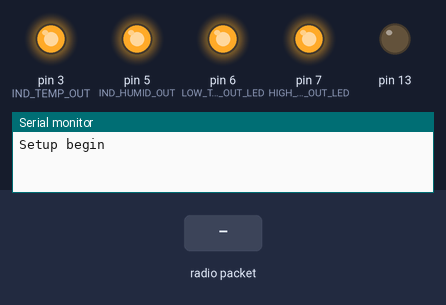
A sketch run on a simulated Arduino Uno, built with avr-gcc and run on an emulated ATmega328P. On the bench: output pins drawn as LEDs (lit = HIGH), the last lines printed to the serial monitor. The test bench sets the inputs (shaded band). No radio packets arrive unless stated.

Above: at 3.9 s.
At 5.9 s:
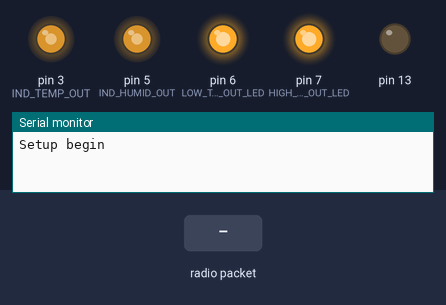
At 15.0 s:
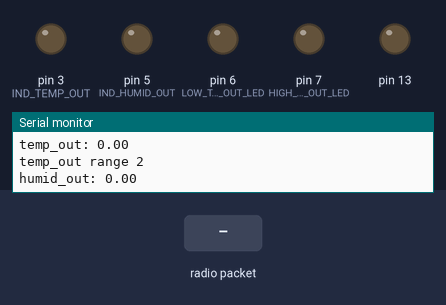
15.1 s: radio packet "1" arrives
Timing chart, 0 to 18.1 s (numbered marks = the images above; inputs shaded):
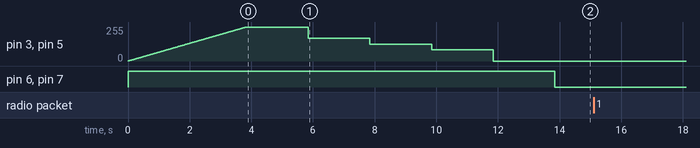

The sketch:

meteo_out.ino
```cpp
// Uncomment define DEBUG line to build with debug logs (on serial)
// This line MUST be before meteo_common.h include to make any effect
#define DEBUG

#include <VirtualWire.h> // 433MHz receiver. This library will disable PWM on pins 9 and 10.
#include <meteo_common.h> // Common function for meteo


/*
Used Arduino ports:

| Port |       Purpose     | Desc.                         |
+------+-------------------+-------------------------------+
|   3  |      temp out IND | PWM - temp out indicator      |
|   5  |     humid out IND | PWM - humid out indicator     |
|   6  |  low temp out LED |                               |
|   7  | high temp out LED |                               |
|   8  |   433MHz receiver |                               |
+------+-------------------+-------------------------------+
| *GND |           5 x GND | 2xLED, 2xIND, 433MHz rec.     |
+------+-------------------+-------------------------------+
| *+5V |  1 x power supply | 433MHz rec.,                  |
+------+-------------------+-------------------------------+
 (*) Ground and +5V can be taken directly from power supply
*/


// LEDs
#define LOW_TEMP_OUT_LED   6
#define HIGH_TEMP_OUT_LED  7


// INDICATORS (need PWM)
#define IND_TEMP_OUT   3
#define IND_HUMID_OUT  5


// 433MHz Receiver
#define RECEIVER_PIN 8 // was 12
int receive_data (float *temp_out, float *humid_out);


// These values will keep last values from remote sensor
// In every loop if remote connetion is lost (no or corrupted data is received)
// out_last_count will be incremented, and the last correctly received value
// will be used. If out_last_count will be bigger than last_count_max, the we
// assume that connection with remote is lost for good, and set *_last_val to 0 -
// - which should means 'sorry no data from remote sensor'.
float temp_out_last_val = 0;
float humid_out_last_val = 0;
int temp_out_last_count = 0;
int humid_out_last_count = 0;
const int last_count_max = 10;


// Calibration of indicators - values on which the pointer reach maximum on scale.
// Notice: zero value should be (manually) calibrated to point 0 on scale.
const int calib_max_temp  = 255;
const int calib_max_humid = 255;

void setup ()
{
    #ifdef DEBUG
    // Open serial port for debug
    Serial.begin(9600);
    LOGLN("Setup begin");
    #endif

    // LEDs
    pinMode(DEBUG_LED,         OUTPUT);
    pinMode(LOW_TEMP_OUT_LED,  OUTPUT);
    pinMode(HIGH_TEMP_OUT_LED, OUTPUT);

    // Indicators
    pinMode(IND_TEMP_OUT,  OUTPUT);
    pinMode(IND_HUMID_OUT, OUTPUT);

    //diagnostic setup
    digitalWrite(LOW_TEMP_OUT_LED,  HIGH);
    digitalWrite(HIGH_TEMP_OUT_LED, HIGH);
    int tab[]       = {IND_TEMP_OUT, IND_HUMID_OUT, -1};
    int tab_calib[] = {calib_max_temp, calib_max_humid, -1};
    diagnostic_setup(tab, tab_calib);
    digitalWrite(LOW_TEMP_OUT_LED,  LOW);
    digitalWrite(HIGH_TEMP_OUT_LED, LOW);

    // receiver setup
    vw_set_rx_pin(RECEIVER_PIN);
    vw_setup(1000);
    vw_rx_start();

    // turn off debug LED
    digitalWrite(DEBUG_LED, LOW);

    temp_out_last_val  = temp_out_1;
    humid_out_last_val = humid_min;
    temp_out_last_count = 0;
    humid_out_last_count = 0;

    LOGLN("Setup end");
}


void loop ()
{
    LOGLN("Loop");

    float temp_out  = 0;
    float humid_out = 0;

    int ret = receive_data1(&temp_out, &humid_out);
    if (ret) {
        LOGLN("Receiving datasucceed");
        temp_out_last_val  = temp_out;
        temp_out_last_count = 0;
        humid_out_last_val = humid_out;
    }
    else {
        if (temp_out_last_count > last_count_max) { // remote connection lost set vales to 0
            LOGLN("Reset remote data");
            temp_out = 0.0;
            humid_out = 0.0;
        }
        else { // restore last received value, increment counter
            LOGLN("Restore remote data");
            temp_out = temp_out_last_val;
            humid_out = humid_out_last_val;
            temp_out_last_count++;
        }
    }

/*
    int ret = receive_data(&temp_out, &humid_out);

    if (ret & 1) { // temperature
        LOGLN("Receiving temp succeed");
        temp_out_last_val  = temp_out;
        temp_out_last_count = 0;
    }
    else {
        if (temp_out_last_count > last_count_max) { // remote connection lost set vales to 0
            LOGLN("Reset remote temp data");
            temp_out = 0.0;
        }
        else {
            temp_out  = temp_out_last_val;
            temp_out_last_count++;
        }
    }

    if (ret & 2) { // humidity
        LOGLN("Receiving humid succeed");
        humid_out_last_val = humid_out;
        humid_out_last_count = 0;
    }
    else {
        if (humid_out_last_count > last_count_max) { // remote connection lost set vales to 0
            LOGLN("Reset remote humid data");
            humid_out = 0.0;
        }
        else { // restore last received value, increment counter
            humid_out = humid_out_last_val;
            humid_out_last_count++;
        }
    }
*/

    long val;
    // Check if temp and pressure values are in ranges, and fix them if needed
    // Humidity is always in range
    if (temp_out < temp_out_min)
        temp_out = temp_out_min;
    else if (temp_out > temp_out_max)
        temp_out = temp_out_max;


    // Check proper range of indicator, map the value, and set value on indicator
    // temp out
    LOG("temp_out: "); LOGLN(temp_out);
    if (temp_out < temp_out_1) {
        LOGLN("temp_out range 1");
        digitalWrite(LOW_TEMP_OUT_LED, HIGH);
        digitalWrite(HIGH_TEMP_OUT_LED, LOW);
        val = ind_map10_cal(temp_out, temp_out_min, temp_out_1, calib_max_temp);
    }
    else if (temp_out < temp_out_2){
        LOGLN("temp_out range 2");
        digitalWrite(LOW_TEMP_OUT_LED, LOW);
        digitalWrite(HIGH_TEMP_OUT_LED, LOW);
        val = ind_map10_cal(temp_out, temp_out_1, temp_out_2, calib_max_temp);
    }
    else { // temp_out >= temp_out_2
        LOGLN("temp_out range 3");
        digitalWrite(LOW_TEMP_OUT_LED, LOW);
        digitalWrite(HIGH_TEMP_OUT_LED, HIGH);
        val = ind_map10_cal(temp_out, temp_out_2, temp_out_max, calib_max_temp);
    }
    analogWrite(IND_TEMP_OUT, val);


    // humidity out
    LOG("humid_out: "); LOGLN(humid_out);
    val = ind_map10_cal(humid_out, humid_min, humid_max, calib_max_humid);
    analogWrite(IND_HUMID_OUT, val);


//    LOG("delay "); LOGLN(delay_time);
    delay(delay_time);
}


/*
On success: returns 1, and sets temp_out and humid_out params to received values
On error:   returns 0, and doesn't touch params.
*/

/*
   returns 1, and sets temp
   returns 2, and sets humid
   returns 3, and sets both
   returns 0, and doesn't touch params
*/
//int receive_data (float *temp_out, float *humid_out)
//{
//    LOGLN("receive_data begin");
//    uint8_t buff[VW_MAX_MESSAGE_LEN];
//    uint8_t bufflen = VW_MAX_MESSAGE_LEN;
//    uint8_t len = 0;
//    int _val = 0;     // temporary variable
//    int i = 0;        // iterator
//    float temp = 0;   // temperature
//    float humid = 0;  // humidity
//    int ret = 0;
//
//
//    String message;
//
//    while(vw_have_message()) { // check if there is any message to received
//
//        bufflen = VW_MAX_MESSAGE_LEN;
//        message = "";
//        if (vw_get_message(buff, &bufflen)) { // if message received
//            LOG("Message received ");
//            for (len = 0; len < bufflen; len++) {
//                message += char(buff[len]);
//	    }
//        }
//        else {
//            LOGLN("Message seems to be broken");
//            goto out;
//        }
//
//    /*
//    Message format is:
//    T[temp_val*10 + 300]
//    and
//    H[humid_val]
//    ie.:
//    T900
//    H700
//    T12
//    H100
//    T0
//    H21
//    T153
//    H15
//    T500
//    H80
//    */
//
//        i = 0;
//        // temperature
//        if (message[i] == 'T') { // found "T"
//            i++;
//            if (i >= len) break;
//
//            while (message[i] >= '0' && message[i] <= '9') {
//                _val *= 10;
//                _val += message[i] - '0';
//                i++;
//                if (i >= len) break;
//            }
//
//            *temp_out = (_val - 300.0) / 10.0;
//            temp = 1;
//            LOG("parsed temp_out: ");  LOGLN(*temp_out);
//        }
//        if (i >= len) break;
//
//        // humidity
//        if (message[i] == 'H') {
//            i++;
//            if (i >= len) goto out;
//
//            _val = 0;
//            while (message[i] >= '0' && message[i] <= '9') {
//                _val *= 10;
//                _val += message[i] - '0';
//                i++;
//                if (i >= len) break;
//            }
//
//            *humid_out = _val;
//            humid = 2;
//            LOG("parsed humid_out: "); LOGLN(*humid_out);
//        }
//    }
//
//out:
//
//    LOG("receive_data end: "); LOGLN(temp + humid);
//    return temp + humid;
//}


/*
   returns 1, and sets temp
   returns 2, and sets humid
   returns 3, and sets both (temp and humid)
   returns 0, and doesn't touch params
*/
int receive_data (float *temp_out, float *humid_out)
{
    LOGLN("receive_data begin");
    uint8_t buff[VW_MAX_MESSAGE_LEN];
    uint8_t bufflen = VW_MAX_MESSAGE_LEN;
    uint8_t len = 0;
    int _val = 0; // temporary variable
    int ret = 0;


    String message;

    while(vw_have_message()) { // check if there is any message to received

        bufflen = VW_MAX_MESSAGE_LEN;
        message = "";
        if (vw_get_message(buff, &bufflen)) { // if message received
            for (len = 0; len < bufflen; len++) {
                message += char(buff[len]);
	    }
        }
        else {
            LOGLN("Message seems to be broken");
            continue;
        }

        if (len != 2) {
            LOG("Wrong message length : "); LOGLN(len);
            continue;
        }

        LOG("Message received : "); LOG(int(message[0])); LOGLN(int(message[1]));

        if (message[1] & 0x80) { // humid
            //message[1] &= 0x7F;
            _val = message[0];

            *humid_out = _val;
            ret |= 2; // humidity
            LOG("parsed humid_out: "); LOGLN(*humid_out);
        }
        else { // temp
            _val = message[1];
            _val = _val << 8;
            _val |= message[0];

            *temp_out = (_val + temp_out_min) / 10.0;
            ret |= 1; // temperature
            LOG("parsed temp_out: ");  LOGLN(*temp_out);
        }
    }

    return ret;
}


int receive_data1 (float *temp_out, float *humid_out)
{
    LOGLN("receive_data begin");
    uint8_t buff[VW_MAX_MESSAGE_LEN];
    uint8_t bufflen = VW_MAX_MESSAGE_LEN;
    uint8_t len = 0;
    int ret = 0;


    String message;

    while(vw_have_message()) { // check if there is any message to received

        bufflen = VW_MAX_MESSAGE_LEN;
        message = "";
        if (vw_get_message(buff, &bufflen)) { // if message received
            for (len = 0; len < bufflen; len++) {
                message += char(buff[len]);
	    }
        }
        else {
            LOGLN("Message seems to be broken");
            continue;
        }

        if (len < 2) {
            LOG("Wrong message length : "); LOGLN(len);
            continue;
        }

        LOG("Message received : "); LOG(uint8_t(message[0]));
        LOG(", ");                LOGLN(uint8_t(message[1]));

        *temp_out = (uint8_t(message[0]) + temp_out_min) / 2.5;
        *humid_out = (uint8_t(message[0]));
        LOG("parsed humid_out: "); LOGLN(*humid_out);
        LOG("parsed temp_out: ");  LOGLN(*temp_out);

        ret = 1;
    }

    return ret;
}
```
